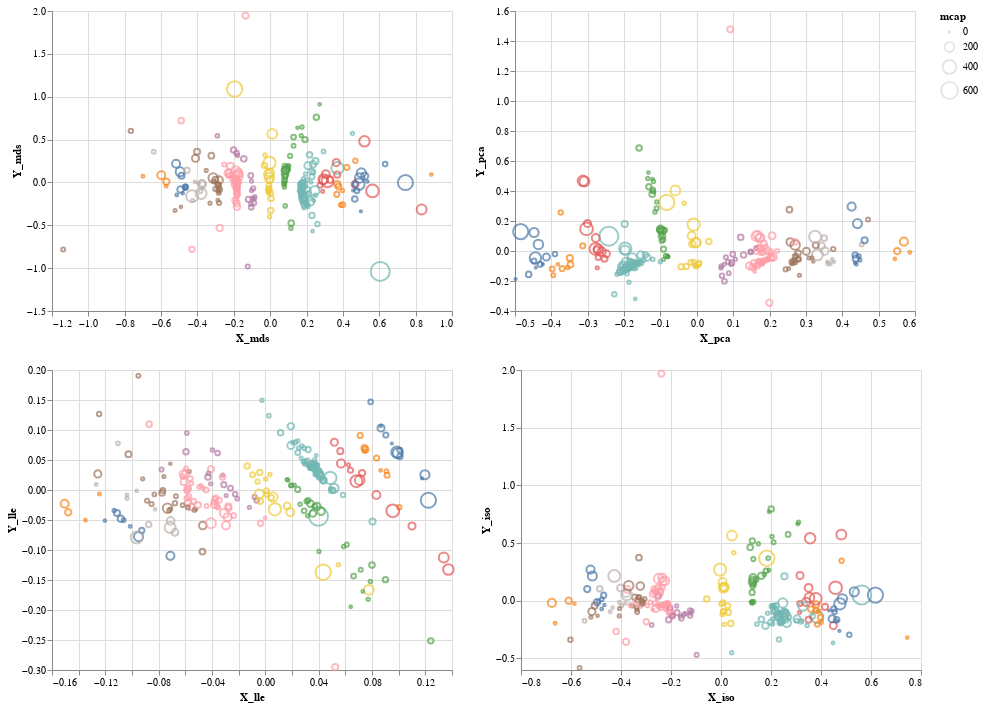

Write notebook code for a chart like this one.
### Code cell
input_dropdown = alt.binding_select(options=list(np.unique(df_altair.sector.values)))
interval = alt.selection_interval(encodings=['x', 'y'])
selection = alt.selection_single(fields=['sector'], bind=input_dropdown, name='LOL')
color = alt.condition(selection,
                    alt.Color('sector:N', legend=None),
                    alt.value('lightgray'))

chart2 = alt.Chart(df_altair).mark_point().encode(
    color=color,
    tooltip='ticker:N',
    size='mcap'
).add_selection(
    selection
).add_selection(
    interval
)

(chart2.encode(x='X_mds', y='Y_mds') | chart2.encode(x='X_pca', y='Y_pca')) &\
(chart2.encode(x='X_lle', y='Y_lle') | chart2.encode(x='X_iso', y='Y_iso'))

### Figure 1 — Vega-Lite specification as saved in the notebook (floating-point values rounded to 4 significant figures; data arrays with more than 128 entries replaced by an {"elided": "..."} marker saying what was removed)
{"$schema": "https://vega.github.io/schema/vega-lite/v3.4.0.json", "config": {"mark": {"tooltip": null}, "view": {"height": 300, "width": 400}}, "data": {"name": "data-2082d439e98d7fda884df8c01d40cc57"}, "datasets": {"data-2082d439e98d7fda884df8c01d40cc57": {"elided": "246 records"}}, "vconcat": [{"hconcat": [{"encoding": {"color": {"condition": {"field": "sector", "legend": null, "selection": "LOL", "type": "nominal"}, "value": "lightgray"}, "size": {"field": "mcap", "type": "quantitative"}, "tooltip": {"field": "ticker", "type": "nominal"}, "x": {"field": "X_mds", "type": "quantitative"}, "y": {"field": "Y_mds", "type": "quantitative"}}, "mark": "point", "selection": {"LOL": {"bind": {"input": "select", "options": ["Communication services", "Consumer discretionary", "Consumer staples", "Energy", "Equity certificates", "Financials", "Health care", "Industrials", "Information technology", "Materials", "Real estate", "Utilities"]}, "fields": ["sector"], "type": "single"}, "selector001": {"encodings": ["x", "y"], "type": "interval"}}}, {"encoding": {"color": {"condition": {"field": "sector", "legend": null, "selection": "LOL", "type": "nominal"}, "value": "lightgray"}, "size": {"field": "mcap", "type": "quantitative"}, "tooltip": {"field": "ticker", "type": "nominal"}, "x": {"field": "X_pca", "type": "quantitative"}, "y": {"field": "Y_pca", "type": "quantitative"}}, "mark": "point", "selection": {"LOL": {"bind": {"input": "select", "options": ["Communication services", "Consumer discretionary", "Consumer staples", "Energy", "Equity certificates", "Financials", "Health care", "Industrials", "Information technology", "Materials", "Real estate", "Utilities"]}, "fields": ["sector"], "type": "single"}, "selector001": {"encodings": ["x", "y"], "type": "interval"}}}]}, {"hconcat": [{"encoding": {"color": {"condition": {"field": "sector", "legend": null, "selection": "LOL", "type": "nominal"}, "value": "lightgray"}, "size": {"field": "mcap", "type": "quantitative"}, "tooltip": {"field": "ticker", "type": "nominal"}, "x": {"field": "X_lle", "type": "quantitative"}, "y": {"field": "Y_lle", "type": "quantitative"}}, "mark": "point", "selection": {"LOL": {"bind": {"input": "select", "options": ["Communication services", "Consumer discretionary", "Consumer staples", "Energy", "Equity certificates", "Financials", "Health care", "Industrials", "Information technology", "Materials", "Real estate", "Utilities"]}, "fields": ["sector"], "type": "single"}, "selector001": {"encodings": ["x", "y"], "type": "interval"}}}, {"encoding": {"color": {"condition": {"field": "sector", "legend": null, "selection": "LOL", "type": "nominal"}, "value": "lightgray"}, "size": {"field": "mcap", "type": "quantitative"}, "tooltip": {"field": "ticker", "type": "nominal"}, "x": {"field": "X_iso", "type": "quantitative"}, "y": {"field": "Y_iso", "type": "quantitative"}}, "mark": "point", "selection": {"LOL": {"bind": {"input": "select", "options": ["Communication services", "Consumer discretionary", "Consumer staples", "Energy", "Equity certificates", "Financials", "Health care", "Industrials", "Information technology", "Materials", "Real estate", "Utilities"]}, "fields": ["sector"], "type": "single"}, "selector001": {"encodings": ["x", "y"], "type": "interval"}}}]}]}
